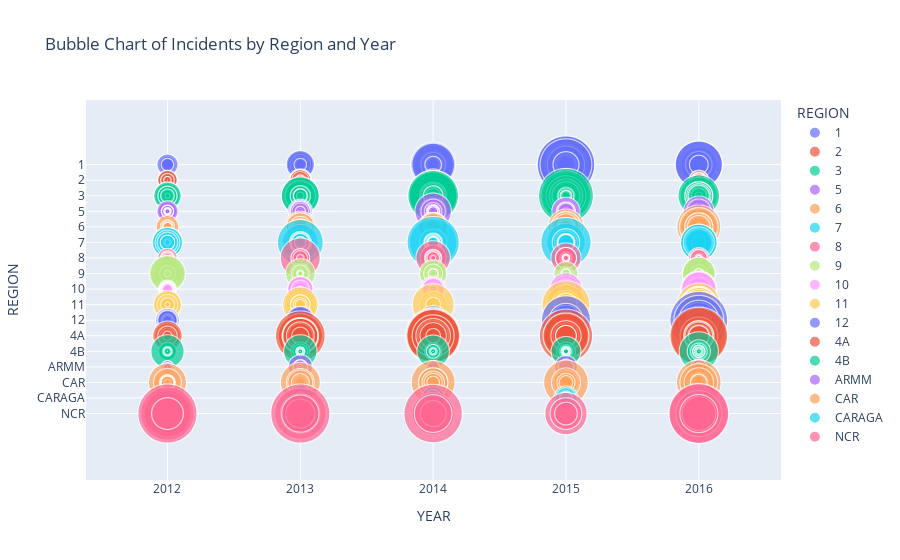

Source (notebook cell):
### Markdown cell above
# Bubble chart of incidents by region and year

### Code cell
fig7 = px.scatter(df, x='YEAR', y='REGION', size='INCIDENTS',
                  color='REGION', title='Bubble Chart of Incidents by Region and Year', 
                  size_max=60) 
fig7.show()

### Figure 1 — Plotly figure (JSON) as saved in the notebook; plotly's stock layout.template omitted (floating-point values rounded to 4 significant figures; data arrays with more than 128 entries replaced by an {"elided": "..."} marker saying what was removed)
{"data": [{"hovertemplate": "REGION=%{y}<br>YEAR=%{x}<br>INCIDENTS=%{marker.size}<extra></extra>", "legendgroup": "1", "marker": {"color": "#636efa", "size": {"elided": "623 int values"}, "sizemode": "area", "sizeref": 0.03722, "symbol": "circle"}, "mode": "markers", "name": "1", "showlegend": true, "type": "scattergl", "x": {"elided": "623 int values"}, "xaxis": "x", "y": {"elided": "623 str values"}, "yaxis": "y"}, {"hovertemplate": "REGION=%{y}<br>YEAR=%{x}<br>INCIDENTS=%{marker.size}<extra></extra>", "legendgroup": "2", "marker": {"color": "#EF553B", "size": {"elided": "465 int values"}, "sizemode": "area", "sizeref": 0.03722, "symbol": "circle"}, "mode": "markers", "name": "2", "showlegend": true, "type": "scattergl", "x": {"elided": "465 int values"}, "xaxis": "x", "y": {"elided": "465 str values"}, "yaxis": "y"}, {"hovertemplate": "REGION=%{y}<br>YEAR=%{x}<br>INCIDENTS=%{marker.size}<extra></extra>", "legendgroup": "3", "marker": {"color": "#00cc96", "size": {"elided": "629 int values"}, "sizemode": "area", "sizeref": 0.03722, "symbol": "circle"}, "mode": "markers", "name": "3", "showlegend": true, "type": "scattergl", "x": {"elided": "629 int values"}, "xaxis": "x", "y": {"elided": "629 str values"}, "yaxis": "y"}, {"hovertemplate": "REGION=%{y}<br>YEAR=%{x}<br>INCIDENTS=%{marker.size}<extra></extra>", "legendgroup": "5", "marker": {"color": "#ab63fa", "size": {"elided": "570 int values"}, "sizemode": "area", "sizeref": 0.03722, "symbol": "circle"}, "mode": "markers", "name": "5", "showlegend": true, "type": "scattergl", "x": {"elided": "570 int values"}, "xaxis": "x", "y": {"elided": "570 str values"}, "yaxis": "y"}, {"hovertemplate": "REGION=%{y}<br>YEAR=%{x}<br>INCIDENTS=%{marker.size}<extra></extra>", "legendgroup": "6", "marker": {"color": "#FFA15A", "size": {"elided": "653 int values"}, "sizemode": "area", "sizeref": 0.03722, "symbol": "circle"}, "mode": "markers", "name": "6", "showlegend": true, "type": "scattergl", "x": {"elided": "653 int values"}, "xaxis": "x", "y": {"elided": "653 str values"}, "yaxis": "y"}, {"hovertemplate": "REGION=%{y}<br>YEAR=%{x}<br>INCIDENTS=%{marker.size}<extra></extra>", "legendgroup": "7", "marker": {"color": "#19d3f3", "size": {"elided": "650 int values"}, "sizemode": "area", "sizeref": 0.03722, "symbol": "circle"}, "mode": "markers", "name": "7", "showlegend": true, "type": "scattergl", "x": {"elided": "650 int values"}, "xaxis": "x", "y": {"elided": "650 str values"}, "yaxis": "y"}, {"hovertemplate": "REGION=%{y}<br>YEAR=%{x}<br>INCIDENTS=%{marker.size}<extra></extra>", "legendgroup": "8", "marker": {"color": "#FF6692", "size": {"elided": "712 int values"}, "sizemode": "area", "sizeref": 0.03722, "symbol": "circle"}, "mode": "markers", "name": "8", "showlegend": true, "type": "scattergl", "x": {"elided": "712 int values"}, "xaxis": "x", "y": {"elided": "712 str values"}, "yaxis": "y"}, {"hovertemplate": "REGION=%{y}<br>YEAR=%{x}<br>INCIDENTS=%{marker.size}<extra></extra>", "legendgroup": "9", "marker": {"color": "#B6E880", "size": {"elided": "353 int values"}, "sizemode": "area", "sizeref": 0.03722, "symbol": "circle"}, "mode": "markers", "name": "9", "showlegend": true, "type": "scattergl", "x": {"elided": "353 int values"}, "xaxis": "x", "y": {"elided": "353 str values"}, "yaxis": "y"}, {"hovertemplate": "REGION=%{y}<br>YEAR=%{x}<br>INCIDENTS=%{marker.size}<extra></extra>", "legendgroup": "10", "marker": {"color": "#FF97FF", "size": {"elided": "453 int values"}, "sizemode": "area", "sizeref": 0.03722, "symbol": "circle"}, "mode": "markers", "name": "10", "showlegend": true, "type": "scattergl", "x": {"elided": "453 int values"}, "xaxis": "x", "y": {"elided": "453 str values"}, "yaxis": "y"}, {"hovertemplate": "REGION=%{y}<br>YEAR=%{x}<br>INCIDENTS=%{marker.size}<extra></extra>", "legendgroup": "11", "marker": {"color": "#FECB52", "size": {"elided": "238 int values"}, "sizemode": "area", "sizeref": 0.03722, "symbol": "circle"}, "mode": "markers", "name": "11", "showlegend": true, "type": "scattergl", "x": {"elided": "238 int values"}, "xaxis": "x", "y": {"elided": "238 str values"}, "yaxis": "y"}, {"hovertemplate": "REGION=%{y}<br>YEAR=%{x}<br>INCIDENTS=%{marker.size}<extra></extra>", "legendgroup": "12", "marker": {"color": "#636efa", "size": {"elided": "244 int values"}, "sizemode": "area", "sizeref": 0.03722, "symbol": "circle"}, "mode": "markers", "name": "12", "showlegend": true, "type": "scattergl", "x": {"elided": "244 int values"}, "xaxis": "x", "y": {"elided": "244 str values"}, "yaxis": "y"}, {"hovertemplate": "REGION=%{y}<br>YEAR=%{x}<br>INCIDENTS=%{marker.size}<extra></extra>", "legendgroup": "4A", "marker": {"color": "#EF553B", "size": {"elided": "692 int values"}, "sizemode": "area", "sizeref": 0.03722, "symbol": "circle"}, "mode": "markers", "name": "4A", "showlegend": true, "type": "scattergl", "x": {"elided": "692 int values"}, "xaxis": "x", "y": {"elided": "692 str values"}, "yaxis": "y"}, {"hovertemplate": "REGION=%{y}<br>YEAR=%{x}<br>INCIDENTS=%{marker.size}<extra></extra>", "legendgroup": "4B", "marker": {"color": "#00cc96", "size": {"elided": "363 int values"}, "sizemode": "area", "sizeref": 0.03722, "symbol": "circle"}, "mode": "markers", "name": "4B", "showlegend": true, "type": "scattergl", "x": {"elided": "363 int values"}, "xaxis": "x", "y": {"elided": "363 str values"}, "yaxis": "y"}, {"hovertemplate": "REGION=%{y}<br>YEAR=%{x}<br>INCIDENTS=%{marker.size}<extra></extra>", "legendgroup": "ARMM", "marker": {"color": "#ab63fa", "size": {"elided": "588 int values"}, "sizemode": "area", "sizeref": 0.03722, "symbol": "circle"}, "mode": "markers", "name": "ARMM", "showlegend": true, "type": "scattergl", "x": {"elided": "588 int values"}, "xaxis": "x", "y": {"elided": "588 str values"}, "yaxis": "y"}, {"hovertemplate": "REGION=%{y}<br>YEAR=%{x}<br>INCIDENTS=%{marker.size}<extra></extra>", "legendgroup": "CAR", "marker": {"color": "#FFA15A", "size": {"elided": "385 int values"}, "sizemode": "area", "sizeref": 0.03722, "symbol": "circle"}, "mode": "markers", "name": "CAR", "showlegend": true, "type": "scattergl", "x": {"elided": "385 int values"}, "xaxis": "x", "y": {"elided": "385 str values"}, "yaxis": "y"}, {"hovertemplate": "REGION=%{y}<br>YEAR=%{x}<br>INCIDENTS=%{marker.size}<extra></extra>", "legendgroup": "CARAGA", "marker": {"color": "#19d3f3", "size": {"elided": "363 int values"}, "sizemode": "area", "sizeref": 0.03722, "symbol": "circle"}, "mode": "markers", "name": "CARAGA", "showlegend": true, "type": "scattergl", "x": {"elided": "363 int values"}, "xaxis": "x", "y": {"elided": "363 str values"}, "yaxis": "y"}, {"hovertemplate": "REGION=%{y}<br>YEAR=%{x}<br>INCIDENTS=%{marker.size}<extra></extra>", "legendgroup": "NCR", "marker": {"color": "#FF6692", "size": [77, 98, 128, 58, 66, 67, 78, 81, 106, 130, 127, 134, 130, 38, 31, 25, 38, 42, 52, 53, 19, 54], "sizemode": "area", "sizeref": 0.03722, "symbol": "circle"}, "mode": "markers", "name": "NCR", "showlegend": true, "type": "scattergl", "x": [2012, 2013, 2016, 2013, 2014, 2015, 2016, 2012, 2012, 2013, 2014, 2016, 2012, 2012, 2013, 2014, 2015, 2016, 2013, 2014, 2015, 2016], "xaxis": "x", "y": ["NCR", "NCR", "NCR", "NCR", "NCR", "NCR", "NCR", "NCR", "NCR", "NCR", "NCR", "NCR", "NCR", "NCR", "NCR", "NCR", "NCR", "NCR", "NCR", "NCR", "NCR", "NCR"], "yaxis": "y"}], "layout": {"autosize": true, "legend": {"itemsizing": "constant", "title": {"text": "REGION"}, "tracegroupgap": 0}, "title": {"text": "Bubble Chart of Incidents by Region and Year"}, "xaxis": {"anchor": "y", "autorange": true, "domain": [0, 1], "range": [2011.0, 2017.0], "title": {"text": "YEAR"}, "type": "linear"}, "yaxis": {"anchor": "x", "autorange": true, "categoryarray": ["NCR", "CARAGA", "CAR", "ARMM", "4B", "4A", "12", "11", "10", "9", "8", "7", "6", "5", "3", "2", "1"], "categoryorder": "array", "domain": [0, 1], "range": [-13.1, 28.68], "title": {"text": "REGION"}, "type": "category"}}}
